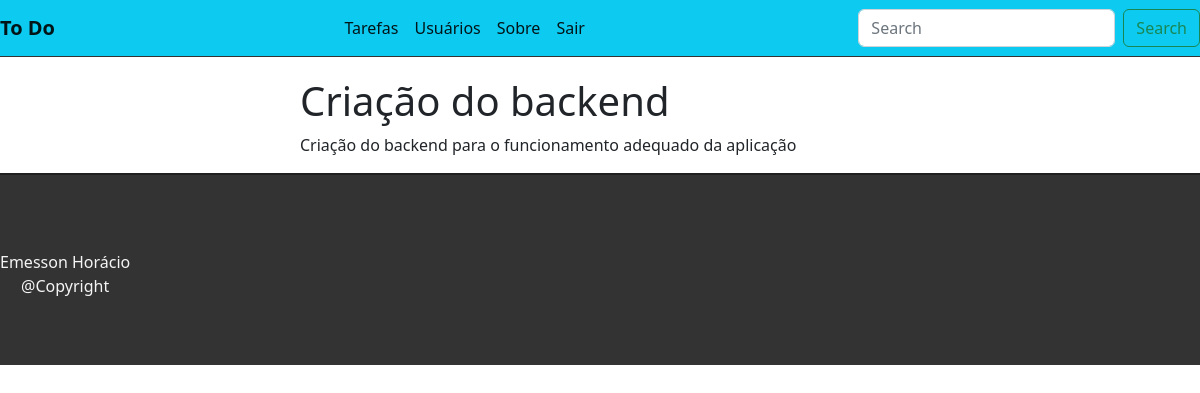
The page /task/14 (signed in) on the database its author committed.
### tasks/models.py (models this page shows, shortened)
class Task(models.Model):
    STATUS = (
        ('doing', 'Doing'), ('done', 'Done')
    )
    title = models.CharField(max_length=255)
    description = models.TextField()
    done = models.CharField(max_length=5, choices=STATUS)
    user = models.ForeignKey(get_user_model(), on_delete=models.CASCADE)
    created_at = models.DateTimeField(auto_now_add=True)
    updated_at = models.DateTimeField(auto_now=True)

### tasks/views.py (the view)
# urls.py: path('task/<int:id>', views.taskView, name='task-view'),
@login_required
def taskView(request, id):
    task = get_object_or_404(Task, pk=id)
    return render(request, 'tasks/task.html', {'task': task})

### tasks/templates/tasks/task.html (shortened to what this page needs)
{% extends "base.html" %}
{% block content %}
<div class='offset-1 col-10 list-div'>
    <h1>{{task.title}}</h1>
    <p>{{task.description}}</p>
</div>
{% endblock %}

### tasks/static/css/styles.css (style rules this page uses)
.list-div { padding: 0; height: 70%; position: relative; width: 50%; margin-left: 25%; }

### rows shown on the page
Task: title "Criação do backend", description "Criação do backend para o funcionamento adequado da aplicação"
